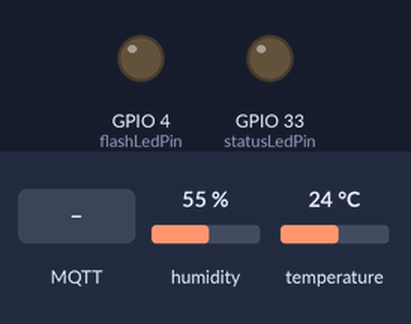
Simulated run of this sketch. Board: ESP32. Parts: output pins drawn as LEDs (lit = HIGH). Inputs (shaded band) come from the test bench; at power-on: humidity 55 %, temperature 24 °C. WiFi joins after 1.5 s; servers stay silent unless stated; no MQTT or app messages arrive unless stated; what the sketch prints to the serial monitor is not drawn.

Above: at 5.2 s.
5.3 s: MQTT message "true" arrives on the first subscribed topic
At 6.2 s:
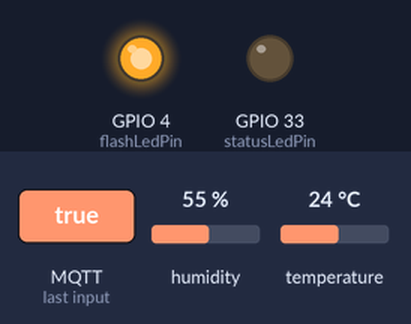
8.3 s: MQTT message "false" arrives on the first subscribed topic
At 9.6 s:
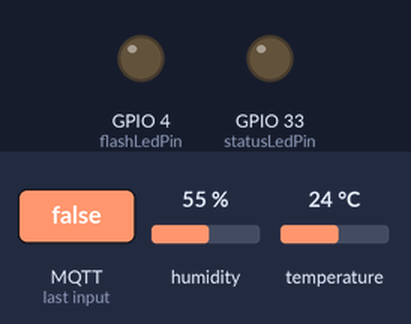
Timing chart, 0 to 11.3 s (numbered marks = the images above; inputs shaded):
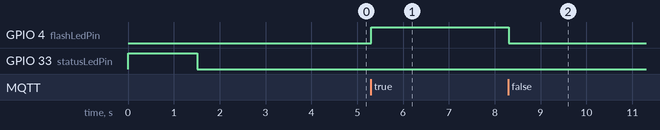

The sketch:

ESP32CAM_MQTT-Temperatura.ino
```cpp
/*
 * Medicion de temperatura con el ESP32 por MQTT del NodeMCU
 * por: Fernando Daniel Ramirez basado en el programa de comunicacion basica realizado por Hugo Escalpelo
 * Fecha: 5 de agosto de 2021
 *
 * Este programa envía las mediciones del sensor dht11 por Internet a través del protocolo MQTT. Para poder
 * comprobar el funcionamiento de este programa, es necesario conectarse a un broker y usar NodeRed para
 * visualizar que la información se está recibiendo correctamente.
 * Este programa requiere del sensor dht11 conectado al ESP32.
 *
 * Componente     PinESP32CAM     Estados lógicos
 * ledStatus------GPIO 33---------On = LOW, Off = HIGH
 * ledFlash-------GPIO 4----------On = HIGH, Off = LOW
 * dht11----------GPIO 12---------comunicacion por libreria dht11
 */

//Bibliotecas y definiciones
#include <WiFi.h>  // Biblioteca para el control de WiFi
#include <PubSubClient.h> //Biblioteca para conexion MQTT

#include "DHT.h" // Biblioteca del sensor DHT

#define DHTPIN 12 // Se define el sensor DHT en el pin 12
#define DHTTYPE DHT11 // Define el tipo del sensor como DHT11

DHT dht(DHTPIN, DHTTYPE); // Inicializa el pin DHT

//Datos de WiFi
const char* ssid = "**";  // Aqui debes poner el nombre de tu red
const char* password = "**";  // Aqui debes poner la contraseña de tu red

//Datos del broker MQTT
const char* mqtt_server = "3.66.119.222"; // Si estas en una red local, coloca la IP asignada, en caso contrario, coloca la IP publica
// Para ubicar la ip, ejecutar en una terminal nslookup broker.hivemq.com y colocar ip publica o privada
IPAddress server(3,66,119,222);

// Objetos
WiFiClient espClient; // Este objeto maneja los datos de conexion WiFi
PubSubClient client(espClient); // Este objeto maneja los datos de conexion al broker

// Variables
int flashLedPin = 4;  // Para indicar el estatus de conexión
int statusLedPin = 33; // Para ser controlado por MQTT
long timeNow, timeLast; // Variables de control de tiempo no bloqueante
float data = 0; // Contador
int wait = 5000;  // Indica la espera cada 5 segundos para envío de mensajes MQTT

// Inicialización del programa
void setup() {
  // Iniciar comunicación serial
  Serial.begin (115200);
  pinMode (flashLedPin, OUTPUT);
  pinMode (statusLedPin, OUTPUT);
  digitalWrite (flashLedPin, LOW);
  digitalWrite (statusLedPin, HIGH);

  Serial.println();
  Serial.println();
  Serial.print("Conectar a ");
  Serial.println(ssid);

  WiFi.begin(ssid, password); // Esta es la función que realiz la conexión a WiFi

  while (WiFi.status() != WL_CONNECTED) { // Este bucle espera a que se realice la conexión
    digitalWrite (statusLedPin, HIGH);
    delay(500); //dado que es de suma importancia esperar a la conexión, debe usarse espera bloqueante
    digitalWrite (statusLedPin, LOW);
    Serial.print(".");  // Indicador de progreso
    delay (5);
  }

  // Cuando se haya logrado la conexión, el programa avanzará, por lo tanto, puede informarse lo siguiente
  Serial.println();
  Serial.println("WiFi conectado");
  Serial.println("Direccion IP: ");
  Serial.println(WiFi.localIP());

  // Si se logro la conexión, encender led
  if (WiFi.status () > 0){
  digitalWrite (statusLedPin, LOW);
  }

  delay (1000); // Esta espera es solo una formalidad antes de iniciar la comunicación con el broker

  // Conexión con el broker MQTT
  client.setServer(server, 1883); // Conectarse a la IP del broker en el puerto indicado
  client.setCallback(callback); // Activar función de CallBack, permite recibir mensajes MQTT y ejecutar funciones a partir de ellos
  delay(1500);  // Esta espera es preventiva, espera a la conexión para no perder información

  timeLast = millis (); // Inicia el control de tiempo

  // Mensaje para probar la conexion del sensor DHT
  //Serial.println(F("Prueba de conexion a sensor dht"));

  dht.begin();

}// fin del void setup ()

// Cuerpo del programa, bucle principal
void loop() {
  //Verificar siempre que haya conexión al broker
  if (!client.connected()) {
    reconnect();  // En caso de que no haya conexión, ejecutar la función de reconexión, definida despues del void setup ()
  }// fin del if (!client.connected())
  client.loop(); // Esta función es muy importante, ejecuta de manera no bloqueante las funciones necesarias para la comunicación con el broker

  timeNow = millis(); // Control de tiempo para esperas no bloqueantes
  if (timeNow - timeLast > wait) { // Manda un mensaje por MQTT cada cinco segundos
    timeLast = timeNow; // Actualización de seguimiento de tiempo

    publicar_info(); // Publica la informacion utilizando mqtt

  }// fin del if (timeNow - timeLast > wait)
}// fin del void loop ()

// Funciones de usuario

// Funcion que publica la informacion que se quiere enviar a la red utilizando mqtt
void publicar_info(){
  data++; // Incremento a la variable para ser enviado por MQTT
  publicar_mqtt(data,"Contador: ","esp32/datafdrc"); // Envio del numero de dato a enviar

  float t = dht.readTemperature(); // Se lee del sensor la temperatura en grados centigrados
  float f = dht.readTemperature(true); // Se lee del sensor la temperatura en grados fahrenheit
  float h = dht.readHumidity(); // Se lee del sensor la humedad relativa

  // Si alguno en alguno de los parametros no hay lectura del sensor, es porque el sensor no esta conectado
  if ( isnan(t) || isnan(f) || isnan(h)) {
    Serial.println(F("Sensor dht no encontrado"));
  }
  else
  {
    // En caso de haber obtenido las lecturas, realizar el envio de datos utilizando mqtt
    publicar_mqtt(t,"Temperatura °C: ","esp32/datafdrc/temperatura_c");
    publicar_mqtt(f,"Temperatura °F: ","esp32/datafdrc/temperatura_f");
    publicar_mqtt(h,"Humedad: ","esp32/datafdrc/humedad");
  }


}

// Funcion que publica datos en un tema utilizando mqtt, este envio tambien se envia al monitor serial para obversar lo que se envia
void publicar_mqtt(float datos,const char* label,const char* topic)
{
  char dataString[8]; // Define una arreglo de caracteres para enviarlos por MQTT, especifica la longitud del mensaje en 8 caracteres
  dtostrf(datos, 1, 2, dataString);  // Esta es una función nativa de leguaje AVR que convierte un arreglo de caracteres en una variable String
  Serial.print(label); // Se imprime en monitor solo para poder visualizar que el evento sucede
  Serial.println(dataString);
  client.publish(topic, dataString); // Esta es la función que envía los datos por MQTT, especifica el tema y el valor
}


// Esta función permite tomar acciones en caso de que se reciba un mensaje correspondiente a un tema al cual se hará una suscripción
void callback(char* topic, byte* message, unsigned int length) {

  // Indicar por serial que llegó un mensaje
  Serial.print("Llegó un mensaje en el tema: ");
  Serial.print(topic);

  // Concatenar los mensajes recibidos para conformarlos como una varialbe String
  String messageTemp; // Se declara la variable en la cual se generará el mensaje completo
  for (int i = 0; i < length; i++) {  // Se imprime y concatena el mensaje
    Serial.print((char)message[i]);
    messageTemp += (char)message[i];
  }

  // Se comprueba que el mensaje se haya concatenado correctamente
  Serial.println();
  Serial.print ("Mensaje concatenado en una sola variable: ");
  Serial.println (messageTemp);

  // En esta parte puedes agregar las funciones que requieras para actuar segun lo necesites al recibir un mensaje MQTT

  // Ejemplo, en caso de recibir el mensaje true - false, se cambiará el estado del led soldado en la placa.
  // El ESP323CAM está suscrito al tema esp/output
  if (String(topic) == "esp32/outputfdrc") {  // En caso de recibirse mensaje en el tema esp32/outputfdrc
    if(messageTemp == "true"){
      Serial.println("Led encendido");
      digitalWrite(flashLedPin, HIGH);
    }// fin del if (String(topic) == "esp32/outputfdrc")
    else if(messageTemp == "false"){
      Serial.println("Led apagado");
      digitalWrite(flashLedPin, LOW);
    }// fin del else if(messageTemp == "false")
  }// fin del if (String(topic) == "esp32/outputfdrc")
}// fin del void callback

// Función para reconectarse
void reconnect() {
  // Bucle hasta lograr conexión
  while (!client.connected()) { // Pregunta si hay conexión
    Serial.print("Tratando de contectarse...");
    // Intentar reconexión
    if (client.connect("ESP32CAMClient")) { //Pregunta por el resultado del intento de conexión
      Serial.println("Conectado");
      client.subscribe("esp32/outputfdrc"); // Esta función realiza la suscripción al tema
    }// fin del  if (client.connect("ESP32CAMClient"))
    else {  //en caso de que la conexión no se logre
      Serial.print("Conexion fallida, Error rc=");
      Serial.print(client.state()); // Muestra el codigo de error
      Serial.println(" Volviendo a intentar en 5 segundos");
      // Espera de 5 segundos bloqueante
      delay(5000);
      Serial.println (client.connected ()); // Muestra estatus de conexión
    }// fin del else
  }// fin del bucle while (!client.connected())
}// fin de void reconnect(
```

Measured:
- after the input at 5.3 s, GPIO 4 (flashLedPin): LOW → HIGH at once
- after the input at 8.3 s, GPIO 4 (flashLedPin): HIGH → LOW at once
